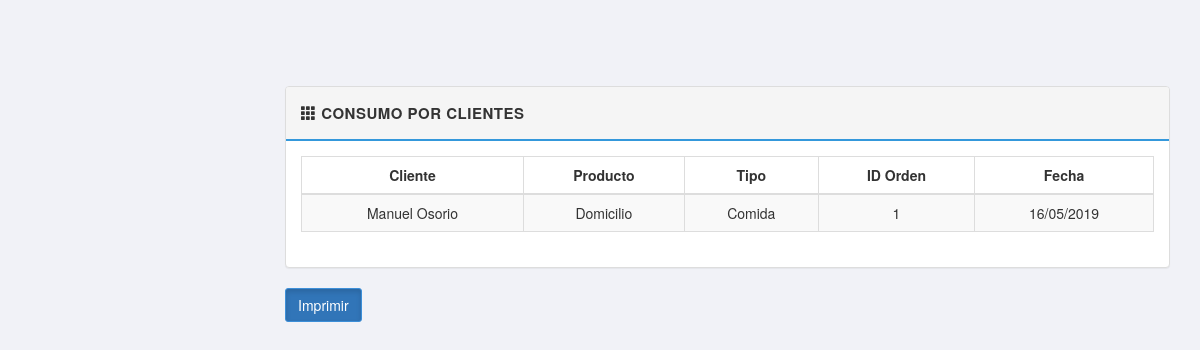
Screenshot of /Proyecto/3.consumos_cliente.php with the database file from the repository.
### tables this page shows
CREATE TABLE `ordenes` (
  `idOrdenes` int(11) NOT NULL AUTO_INCREMENT,
  `FechaInicio` datetime DEFAULT NULL,
  `FechaFin` datetime DEFAULT NULL,
  `Estado` varchar(45) DEFAULT NULL,
  `Usuarios_idUsuarios` int(11) NOT NULL,
  `Pago_idPago` int(11) NOT NULL,
  `Domiciliario_idDomiciliario` int(11) NOT NULL,
  `Tienda_idTienda` int(11) NOT NULL,
  `Productos_idProductos` int(11) NOT NULL,
  PRIMARY KEY (`idOrdenes`,`Usuarios_idUsuarios`,`Pago_idPago`,`Domiciliario_idDomiciliario`,`Tienda_idTienda`,`Productos_idProductos`),
  KEY `fk_Ordenes_Usuarios_idx` (`Usuarios_idUsuarios`),
  KEY `fk_Ordenes_Pago1_idx` (`Pago_idPago`),
  KEY `fk_Ordenes_Domiciliario1_idx` (`Domiciliario_idDomiciliario`),
  KEY `fk_Ordenes_Tienda1_idx` (`Tienda_idTienda`),
  KEY `fk_Ordenes_Productos1_idx` (`Productos_idProductos`),
  CONSTRAINT `fk_Ordenes_Domiciliario1` FOREIGN KEY (`Domiciliario_idDomiciliario`) REFERENCES `domiciliario` (`idDomiciliario`),
  CONSTRAINT `fk_Ordenes_Pago1` FOREIGN KEY (`Pago_idPago`) REFERENCES `pago` (`idPago`),
  CONSTRAINT `fk_Ordenes_Productos1` FOREIGN KEY (`Productos_idProductos`) REFERENCES `productos` (`idProductos`),
  CONSTRAINT `fk_Ordenes_Tienda1` FOREIGN KEY (`Tienda_idTienda`) REFERENCES `tienda` (`idTienda`),
  CONSTRAINT `fk_Ordenes_Usuarios` FOREIGN KEY (`Usuarios_idUsuarios`) REFERENCES `usuarios` (`idUsuarios`)
);

CREATE TABLE `usuarios` (
  `idUsuarios` int(11) NOT NULL AUTO_INCREMENT,
  `Nombre` varchar(45) DEFAULT NULL,
  `Documento` int(11) DEFAULT NULL,
  `Direccion` varchar(45) DEFAULT NULL,
  `Edad` int(11) DEFAULT NULL,
  `Sexo` varchar(45) DEFAULT NULL,
  `Estado` varchar(45) DEFAULT NULL,
  `Tipo` varchar(45) DEFAULT NULL,
  `Clave` varchar(45) DEFAULT NULL,
  PRIMARY KEY (`idUsuarios`)
);

CREATE TABLE `productos` (
  `idProductos` int(11) NOT NULL AUTO_INCREMENT,
  `Nombre` varchar(45) DEFAULT NULL,
  `Tipo` varchar(45) DEFAULT NULL,
  `Cantidad` varchar(45) DEFAULT NULL,
  `Valor` int(11) DEFAULT NULL,
  `Disponibilidad` varchar(45) DEFAULT NULL,
  PRIMARY KEY (`idProductos`)
);

### Proyecto/includes/sql.php (called while the page is built, shortened)
<?php
  require_once('includes/load.php');
function find_by_sql($sql)
{
  global $db;
  $result = $db->query($sql);
  $result_set = $db->while_loop($result);
 return $result_set;
}
function  clientesCon(){
  $sql ="SELECT usu.Nombre, prd.Nombre, prd.Tipo, ord.idOrdenes, ord.FechaInicio, ord.FechaFin";
  $sql .=" FROM";
  $sql .=" usuarios usu, ordenes ord, productos prd";
  $sql .=" WHERE ord.Usuarios_idUsuarios=usu.idUsuarios";
  $sql .=" AND ord.Productos_idProductos=prd.idProductos";
  return find_by_sql($sql);
}
?>

### Proyecto/includes/database.php (called while the page is built, shortened)
<?php
class MySqli_DB {
    private $con;
    public $query_id;
public function db_connect()
{
  $this->con = mysqli_connect(DB_HOST,DB_USER,DB_PASS);
  if(!$this->con)
         {
           die(" Fallo conexion:". mysqli_connect_error());
         } else {
           $select_db = $this->con->select_db(DB_NAME);
         }
}
public function query($sql)
   {
      if (trim($sql != "")) {
          $this->query_id = $this->con->query($sql);
      }
       return $this->query_id;
   }
public function fetch_array($statement)
{
  return mysqli_fetch_array($statement);
}
public function while_loop($loop){
   $results = array();
   while ($result = $this->fetch_array($loop)) {
      $results[] = $result;
   }
 return $results;
}
}
$db = new MySqli_DB();
?>

### Proyecto/3.consumos_cliente.php (the view, shortened to what this page needs)
<?php include_once('layouts/header.php'); ?>
<div class="row">
  <div class="col-md-6">
  </div>
</div>
<?php
 $clientesCom = clientesCon();
?>
<div class="row">
    <div class="col-md-12">
      <div class="panel panel-default">
        <div class="panel-heading clearfix">
          <strong>
            <span class="glyphicon glyphicon-th"></span>
            <span>Consumo por Clientes</span>
          </strong>
        </div>
        <div class="panel-body">
          <table class="table table-bordered table-striped">
            <thead>
              <tr>
                <th class="text-center">Cliente</th>
                <th class="text-center">Producto</th>
                <th class="text-center">Tipo</th>
                <th class="text-center">ID Orden</th>
                <th class="text-center">Fecha </th>
              </tr>
            </thead>
           <tbody>
             <?php foreach ($clientesCom as $clidom):?>
             <tr>
              <td class="text-center"><?php echo $clidom[0]; ?></td>
				      <td class="text-center"><?php echo $clidom[1]; ?></td>
              <td class="text-center"><?php echo $clidom[2]; ?></td>
              <td class="text-center"><?php echo $clidom[3]; ?></td>
              <td class="text-center"><?php echo date("d/m/Y", strtotime ($clidom[4])); ?></td>
             </tr>
             <?php endforeach;?>
           </tbody>
         </table>
        </div>
      </div>
    </div>
  </div>
  <a href="consumo_cli_print.php" class="btn btn-primary active" role="button" target="_blank">Imprimir</a>
<?php include_once('layouts/footer.php'); ?>

### Proyecto/libs/css/main.css (style rules this page uses)
body { font-family: 'Helvetica Neue', Helvetica, Arial, sans-serif; font-weight: 400; overflow-x: hidden; overflow-y: auto; background: #f1f2f7; height: 100%; width: 100%; }
a { color #777; text-decoration: none; }
.panel-default >.panel-heading { background-color: #f5f5f5; border-bottom: 2px solid #3498DB; font-size: 15px; text-transform: uppercase; letter-spacing: .5px; padding: 15px; }
.btn { border-radius: 3px; -webkit-transition: all 300ms ease-in-out; -moz-transition: all 300ms ease-in-out; transition: all 300ms ease-in-out; }
.btn-primary { color: #fff; background-color: #51aded; border-color: #3d8fd8 }
.btn-primary:hover, .btn-primary:focus, .btn-primary.focus, .btn-primary:active, .btn-primary.active { color: #fff; background-color: #3175b8; border-color: #3d8fd8 }

### rows the page displays
ordenes: Usuarios_idUsuarios.Nombre "Manuel Osorio", Productos_idProductos.Nombre "Domicilio", Productos_idProductos.Tipo "Comida", idOrdenes "1", FechaInicio "16/05/2019"
